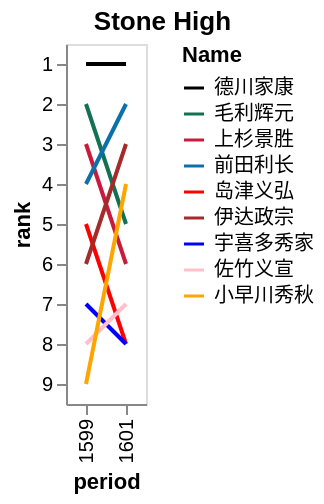

Write the Vega-Lite specification saved for this chart.
### Vega-Lite specification from a JSON file in a GitHub repository (floating-point values rounded to 4 significant figures)
{"$schema": "https://vega.github.io/schema/vega-lite/v5.json", "width": "container", "title": {"text": "Stone High", "frame": "bounds"}, "data": {"values": [{"Name": "德川家康", "period": "1599", "point": 256}, {"Name": "毛利辉元", "period": "1599", "point": 121}, {"Name": "上杉景胜", "period": "1599", "point": 120}, {"Name": "前田利长", "period": "1599", "point": 84}, {"Name": "岛津义弘", "period": "1599", "point": 60}, {"Name": "伊达政宗", "period": "1599", "point": 59}, {"Name": "宇喜多秀家", "period": "1599", "point": 57}, {"Name": "佐竹义宣", "period": "1599", "point": 54}, {"Name": "小早川秀秋", "period": "1599", "point": 36}, {"Name": "德川家康", "period": "1601", "point": 400}, {"Name": "毛利辉元", "period": "1601", "point": 37}, {"Name": "上杉景胜", "period": "1601", "point": 30}, {"Name": "前田利长", "period": "1601", "point": 119}, {"Name": "岛津义弘", "period": "1601", "point": 0}, {"Name": "伊达政宗", "period": "1601", "point": 62}, {"Name": "宇喜多秀家", "period": "1601", "point": 0}, {"Name": "佐竹义宣", "period": "1601", "point": 20}, {"Name": "小早川秀秋", "period": "1601", "point": 51}]}, "transform": [{"sort": [{"field": "point", "order": "descending"}], "window": [{"op": "rank", "as": "rank"}], "groupby": ["period"]}], "mark": {"type": "line", "orient": "vertical"}, "encoding": {"x": {"field": "period", "type": "ordinal"}, "y": {"field": "rank", "type": "ordinal"}, "color": {"field": "Name", "type": "nominal", "scale": {"domain": ["德川家康", "毛利辉元", "上杉景胜", "前田利长", "岛津义弘", "伊达政宗", "宇喜多秀家", "佐竹义宣", "小早川秀秋"], "range": ["black", "#127153", "#C91A3C", "#0C71AB", "red", "brown", "blue", "pink", "orange"]}}}, "config": {}}
